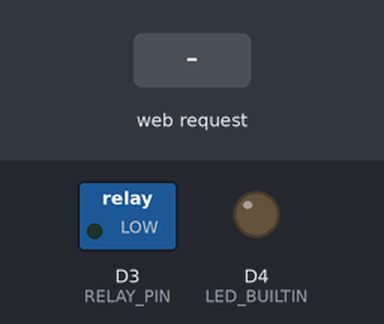
Bench run of a program on a simulated ESP8266 (Wemos D1 mini). Parts: switched loads named in the program (green lamp = pin HIGH), output pins drawn as LEDs (lit = HIGH, except the on-board LED, lit = LOW). The test bench sets the inputs (shaded band). WiFi joins after 1.5 s; servers stay silent unless stated; what the program prints to the serial monitor is not drawn.

Above: at 2.7 s.
2.8 s: HTTP request GET /close_valve received
At 3.7 s:
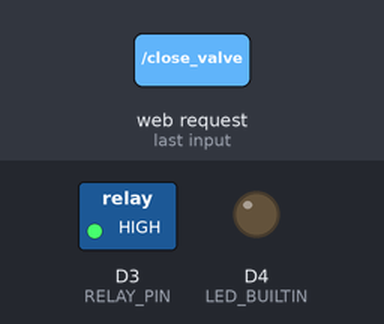
4.3 s: HTTP request GET /open_valve received
At 4.9 s:
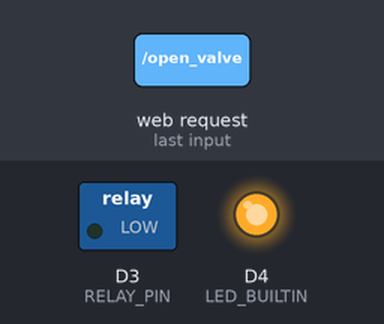
Timing chart, 0 to 7.3 s (numbered marks = the images above; inputs shaded):
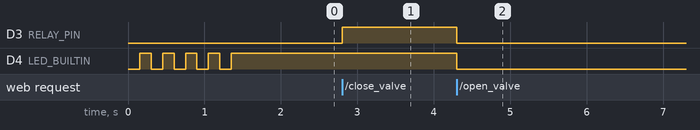

The program:

main.cpp
```cpp
#include <Arduino.h>
#include <ESP8266WiFi.h>

#include <ESPAsyncTCP.h>
#include <ESPAsyncWebServer.h>

// настройки таймера задержки
unsigned long lastTime = 0;
unsigned long timerDelay = 10000; // 10 seconds (10000)

// Конфигурация WIFI подключения
const char *wifi_ssid = "Actuator";
const char *wifi_password = "rmc6394B";

// ----------------------- ПИНЫ --------------------------------------------------------------------
#define RELAY_PIN D3                  // управление реле

// Переменные --------------------------------------------------------------------------------------
uint8_t wifiCount = 0;

// Объявление функции ---------------------------------------------------------------------------------
void WifiConnect();
void checkAndWifiConnect();
String openValve();
String closeValve();

// Классы ------------------------------------------------------------------------------------------
AsyncWebServer server(80);         // объявить объект класса http сервера


  // -------------------------------------------------------------------
void setup() {
  Serial.begin(115200);

  // Определить пины --------------------------------------------------
  pinMode(LED_BUILTIN, OUTPUT);
  digitalWrite(LED_BUILTIN, HIGH);    // выключить светодиод

  pinMode(RELAY_PIN, OUTPUT);
  digitalWrite(RELAY_PIN, LOW);       // закрыть реле

  WifiConnect();

  server.on("/open_valve", HTTP_GET, [](AsyncWebServerRequest *request)
          { request->send_P(200, "text/plain", openValve().c_str()); });
  server.on("/close_valve", HTTP_GET, [](AsyncWebServerRequest *request)
          { request->send_P(200, "text/plain", closeValve().c_str()); });

  server.begin();
  Serial.println("HTTP server started");
}
  // -------------------------------------------------------------------
void loop() {

  if ((millis() - lastTime) > timerDelay) // вместо delay()
  {
    checkAndWifiConnect();
    Serial.println("LOOP");

    lastTime = millis();
  };
}
  // -------------------------------------------------------------------


void WifiConnect()
{
  // Подключение к wifi сети --------------------------------------------
  WiFi.begin(wifi_ssid, wifi_password);
  Serial.println(".");
  Serial.println("WIFI connecting");
  while (wifiCount < 100)
  {
    if (WiFi.status() != WL_CONNECTED)
    {
      digitalWrite(LED_BUILTIN, LOW);             // включить светодиод
      delay(150);
      Serial.print(".");
      wifiCount++;
      digitalWrite(LED_BUILTIN, HIGH);             // включить светодиод
      delay(150);
    }
    else
    {
      Serial.println("");
      Serial.print("Connected to WiFi network with IP Address: ");
      Serial.println(WiFi.localIP());
      wifiCount = 101;
    }
  }
  if (WiFi.waitForConnectResult() != WL_CONNECTED)
  {
    Serial.println(".");
    Serial.println("WiFi Failed!");
    wifiCount = 0;
  }
  // -------------------------------------------------------------------
};

void checkAndWifiConnect()
{
  if (WiFi.status() != WL_CONNECTED)
    {
      WifiConnect();
    }
};

String openValve()
{
  Serial.println("openValve!");
  digitalWrite(LED_BUILTIN, LOW);             // включить светодиод
  digitalWrite(RELAY_PIN, LOW);              // открыть реле
  return "Valve has been OPENED";
};

String closeValve()
{
  Serial.println("closeValve!");
  digitalWrite(LED_BUILTIN, HIGH);           // выключить светодиод
  digitalWrite(RELAY_PIN, HIGH);              // закрыть реле
  return "Valve has been CLOSED";
};
```

Measured:
- after the input at 2.8 s, D3 (RELAY_PIN): LOW → HIGH at once
- after the input at 4.3 s, D3 (RELAY_PIN), D4 (LED_BUILTIN): HIGH → LOW at once
